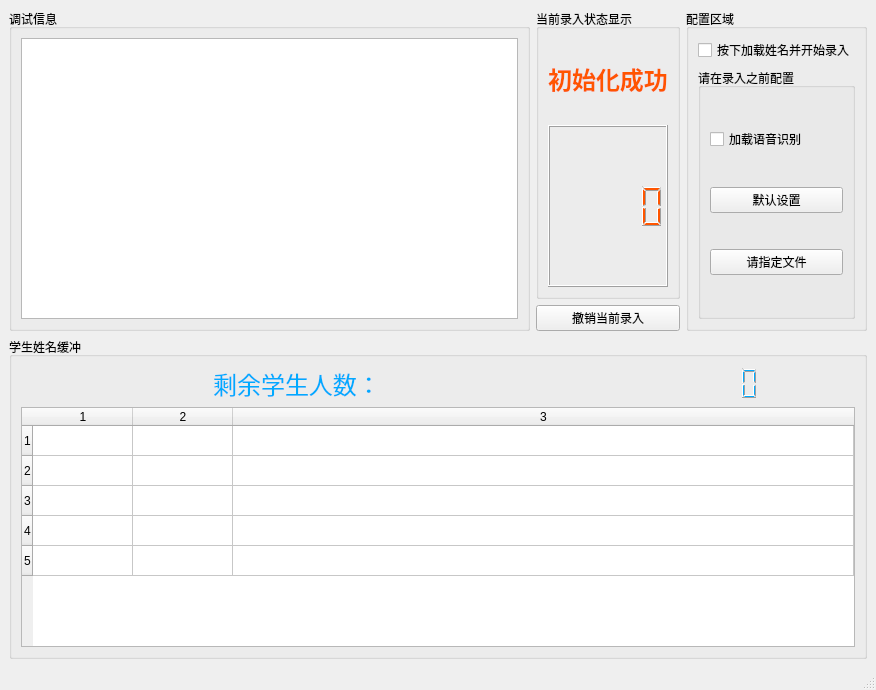
<?xml version="1.0" encoding="UTF-8"?>
<ui version="4.0">
 <class>MainWindow</class>
 <widget class="QMainWindow" name="MainWindow">
  <property name="geometry">
   <rect>
    <x>0</x>
    <y>0</y>
    <width>876</width>
    <height>690</height>
   </rect>
  </property>
  <property name="windowTitle">
   <string>成绩录入小程序</string>
  </property>
  <widget class="QWidget" name="centralwidget">
   <layout class="QGridLayout" name="gridLayout_2">
    <item row="0" column="0">
     <layout class="QHBoxLayout" name="horizontalLayout_2">
      <item>
       <widget class="QGroupBox" name="DebugBox">
        <property name="title">
         <string>调试信息</string>
        </property>
        <layout class="QGridLayout" name="gridLayout">
         <item row="0" column="0">
          <widget class="QPlainTextEdit" name="debugOutput">
           <property name="readOnly">
            <bool>true</bool>
           </property>
          </widget>
         </item>
        </layout>
       </widget>
      </item>
      <item>
       <layout class="QVBoxLayout" name="verticalLayout_3" stretch="0,0">
        <item>
         <widget class="QGroupBox" name="StudentInfoBox">
          <property name="title">
           <string>当前录入状态显示</string>
          </property>
          <layout class="QVBoxLayout" name="verticalLayout" stretch="1,2">
           <item>
            <widget class="QLabel" name="studentName">
             <property name="enabled">
              <bool>true</bool>
             </property>
             <property name="palette">
              <palette>
               <active>
                <colorrole role="WindowText">
                 <brush brushstyle="SolidPattern">
                  <color alpha="255">
                   <red>255</red>
                   <green>85</green>
                   <blue>0</blue>
                  </color>
                 </brush>
                </colorrole>
                <colorrole role="Button">
                 <brush brushstyle="SolidPattern">
                  <color alpha="255">
                   <red>0</red>
                   <green>0</green>
                   <blue>0</blue>
                  </color>
                 </brush>
                </colorrole>
                <colorrole role="Light">
                 <brush brushstyle="SolidPattern">
                  <color alpha="255">
                   <red>0</red>
                   <green>0</green>
                   <blue>0</blue>
                  </color>
                 </brush>
                </colorrole>
                <colorrole role="Midlight">
                 <brush brushstyle="SolidPattern">
                  <color alpha="255">
                   <red>0</red>
                   <green>0</green>
                   <blue>0</blue>
                  </color>
                 </brush>
                </colorrole>
                <colorrole role="Dark">
                 <brush brushstyle="SolidPattern">
                  <color alpha="255">
                   <red>0</red>
                   <green>0</green>
                   <blue>0</blue>
                  </color>
                 </brush>
                </colorrole>
                <colorrole role="Mid">
                 <brush brushstyle="SolidPattern">
                  <color alpha="255">
                   <red>0</red>
                   <green>0</green>
                   <blue>0</blue>
                  </color>
                 </brush>
                </colorrole>
                <colorrole role="Text">
                 <brush brushstyle="SolidPattern">
                  <color alpha="255">
                   <red>255</red>
                   <green>255</green>
                   <blue>255</blue>
                  </color>
                 </brush>
                </colorrole>
                <colorrole role="BrightText">
                 <brush brushstyle="SolidPattern">
                  <color alpha="255">
                   <red>255</red>
                   <green>255</green>
                   <blue>255</blue>
                  </color>
                 </brush>
                </colorrole>
                <colorrole role="ButtonText">
                 <brush brushstyle="SolidPattern">
                  <color alpha="255">
                   <red>255</red>
                   <green>255</green>
                   <blue>255</blue>
                  </color>
                 </brush>
                </colorrole>
                <colorrole role="Base">
                 <brush brushstyle="SolidPattern">
                  <color alpha="255">
                   <red>0</red>
                   <green>0</green>
                   <blue>0</blue>
                  </color>
                 </brush>
                </colorrole>
                <colorrole role="Window">
                 <brush brushstyle="SolidPattern">
                  <color alpha="255">
                   <red>0</red>
                   <green>0</green>
                   <blue>0</blue>
                  </color>
                 </brush>
                </colorrole>
                <colorrole role="Shadow">
                 <brush brushstyle="SolidPattern">
                  <color alpha="255">
                   <red>0</red>
                   <green>0</green>
                   <blue>0</blue>
                  </color>
                 </brush>
                </colorrole>
                <colorrole role="AlternateBase">
                 <brush brushstyle="SolidPattern">
                  <color alpha="255">
                   <red>0</red>
                   <green>0</green>
                   <blue>0</blue>
                  </color>
                 </brush>
                </colorrole>
                <colorrole role="ToolTipBase">
                 <brush brushstyle="SolidPattern">
                  <color alpha="255">
                   <red>255</red>
                   <green>255</green>
                   <blue>220</blue>
                  </color>
                 </brush>
                </colorrole>
                <colorrole role="ToolTipText">
                 <brush brushstyle="SolidPattern">
                  <color alpha="255">
                   <red>0</red>
                   <green>0</green>
                   <blue>0</blue>
                  </color>
                 </brush>
                </colorrole>
                <colorrole role="PlaceholderText">
                 <brush brushstyle="SolidPattern">
                  <color alpha="127">
                   <red>255</red>
                   <green>255</green>
                   <blue>255</blue>
                  </color>
                 </brush>
                </colorrole>
                <colorrole role="Accent">
                 <brush brushstyle="SolidPattern">
                  <color alpha="255">
                   <red>0</red>
                   <green>0</green>
                   <blue>0</blue>
                  </color>
                 </brush>
                </colorrole>
               </active>
               <inactive>
                <colorrole role="WindowText">
                 <brush brushstyle="SolidPattern">
                  <color alpha="255">
                   <red>255</red>
                   <green>85</green>
                   <blue>0</blue>
                  </color>
                 </brush>
                </colorrole>
                <colorrole role="Button">
                 <brush brushstyle="SolidPattern">
                  <color alpha="255">
                   <red>0</red>
                   <green>0</green>
                   <blue>0</blue>
                  </color>
                 </brush>
                </colorrole>
                <colorrole role="Light">
                 <brush brushstyle="SolidPattern">
                  <color alpha="255">
                   <red>0</red>
                   <green>0</green>
                   <blue>0</blue>
                  </color>
                 </brush>
                </colorrole>
                <colorrole role="Midlight">
                 <brush brushstyle="SolidPattern">
                  <color alpha="255">
                   <red>0</red>
                   <green>0</green>
                   <blue>0</blue>
                  </color>
                 </brush>
                </colorrole>
                <colorrole role="Dark">
                 <brush brushstyle="SolidPattern">
                  <color alpha="255">
                   <red>0</red>
                   <green>0</green>
                   <blue>0</blue>
                  </color>
                 </brush>
                </colorrole>
                <colorrole role="Mid">
                 <brush brushstyle="SolidPattern">
                  <color alpha="255">
                   <red>0</red>
                   <green>0</green>
                   <blue>0</blue>
                  </color>
                 </brush>
                </colorrole>
                <colorrole role="Text">
                 <brush brushstyle="SolidPattern">
                  <color alpha="255">
                   <red>255</red>
                   <green>255</green>
                   <blue>255</blue>
                  </color>
                 </brush>
                </colorrole>
                <colorrole role="BrightText">
                 <brush brushstyle="SolidPattern">
                  <color alpha="255">
                   <red>255</red>
                   <green>255</green>
                   <blue>255</blue>
                  </color>
                 </brush>
                </colorrole>
                <colorrole role="ButtonText">
                 <brush brushstyle="SolidPattern">
                  <color alpha="255">
                   <red>255</red>
                   <green>255</green>
                   <blue>255</blue>
                  </color>
                 </brush>
                </colorrole>
                <colorrole role="Base">
                 <brush brushstyle="SolidPattern">
                  <color alpha="255">
                   <red>0</red>
                   <green>0</green>
                   <blue>0</blue>
                  </color>
                 </brush>
                </colorrole>
                <colorrole role="Window">
                 <brush brushstyle="SolidPattern">
                  <color alpha="255">
                   <red>0</red>
                   <green>0</green>
                   <blue>0</blue>
                  </color>
                 </brush>
                </colorrole>
                <colorrole role="Shadow">
                 <brush brushstyle="SolidPattern">
                  <color alpha="255">
                   <red>0</red>
                   <green>0</green>
                   <blue>0</blue>
                  </color>
                 </brush>
                </colorrole>
                <colorrole role="AlternateBase">
                 <brush brushstyle="SolidPattern">
                  <color alpha="255">
                   <red>0</red>
                   <green>0</green>
                   <blue>0</blue>
                  </color>
                 </brush>
                </colorrole>
                <colorrole role="ToolTipBase">
                 <brush brushstyle="SolidPattern">
                  <color alpha="255">
                   <red>255</red>
                   <green>255</green>
                   <blue>220</blue>
                  </color>
                 </brush>
                </colorrole>
                <colorrole role="ToolTipText">
                 <brush brushstyle="SolidPattern">
                  <color alpha="255">
                   <red>0</red>
                   <green>0</green>
                   <blue>0</blue>
                  </color>
                 </brush>
                </colorrole>
                <colorrole role="PlaceholderText">
                 <brush brushstyle="SolidPattern">
                  <color alpha="127">
                   <red>255</red>
                   <green>255</green>
                   <blue>255</blue>
                  </color>
                 </brush>
                </colorrole>
                <colorrole role="Accent">
                 <brush brushstyle="SolidPattern">
                  <color alpha="255">
                   <red>0</red>
                   <green>0</green>
                   <blue>0</blue>
                  </color>
                 </brush>
                </colorrole>
               </inactive>
               <disabled>
                <colorrole role="WindowText">
                 <brush brushstyle="SolidPattern">
                  <color alpha="255">
                   <red>0</red>
                   <green>0</green>
                   <blue>0</blue>
                  </color>
                 </brush>
                </colorrole>
                <colorrole role="Button">
                 <brush brushstyle="SolidPattern">
                  <color alpha="255">
                   <red>0</red>
                   <green>0</green>
                   <blue>0</blue>
                  </color>
                 </brush>
                </colorrole>
                <colorrole role="Light">
                 <brush brushstyle="SolidPattern">
                  <color alpha="255">
                   <red>0</red>
                   <green>0</green>
                   <blue>0</blue>
                  </color>
                 </brush>
                </colorrole>
                <colorrole role="Midlight">
                 <brush brushstyle="SolidPattern">
                  <color alpha="255">
                   <red>0</red>
                   <green>0</green>
                   <blue>0</blue>
                  </color>
                 </brush>
                </colorrole>
                <colorrole role="Dark">
                 <brush brushstyle="SolidPattern">
                  <color alpha="255">
                   <red>0</red>
                   <green>0</green>
                   <blue>0</blue>
                  </color>
                 </brush>
                </colorrole>
                <colorrole role="Mid">
                 <brush brushstyle="SolidPattern">
                  <color alpha="255">
                   <red>0</red>
                   <green>0</green>
                   <blue>0</blue>
                  </color>
                 </brush>
                </colorrole>
                <colorrole role="Text">
                 <brush brushstyle="SolidPattern">
                  <color alpha="255">
                   <red>0</red>
                   <green>0</green>
                   <blue>0</blue>
                  </color>
                 </brush>
                </colorrole>
                <colorrole role="BrightText">
                 <brush brushstyle="SolidPattern">
                  <color alpha="255">
                   <red>255</red>
                   <green>255</green>
                   <blue>255</blue>
                  </color>
                 </brush>
                </colorrole>
                <colorrole role="ButtonText">
                 <brush brushstyle="SolidPattern">
                  <color alpha="255">
                   <red>0</red>
                   <green>0</green>
                   <blue>0</blue>
                  </color>
                 </brush>
                </colorrole>
                <colorrole role="Base">
                 <brush brushstyle="SolidPattern">
                  <color alpha="255">
                   <red>0</red>
                   <green>0</green>
                   <blue>0</blue>
                  </color>
                 </brush>
                </colorrole>
                <colorrole role="Window">
                 <brush brushstyle="SolidPattern">
                  <color alpha="255">
                   <red>0</red>
                   <green>0</green>
                   <blue>0</blue>
                  </color>
                 </brush>
                </colorrole>
                <colorrole role="Shadow">
                 <brush brushstyle="SolidPattern">
                  <color alpha="255">
                   <red>0</red>
                   <green>0</green>
                   <blue>0</blue>
                  </color>
                 </brush>
                </colorrole>
                <colorrole role="AlternateBase">
                 <brush brushstyle="SolidPattern">
                  <color alpha="255">
                   <red>0</red>
                   <green>0</green>
                   <blue>0</blue>
                  </color>
                 </brush>
                </colorrole>
                <colorrole role="ToolTipBase">
                 <brush brushstyle="SolidPattern">
                  <color alpha="255">
                   <red>255</red>
                   <green>255</green>
                   <blue>220</blue>
                  </color>
                 </brush>
                </colorrole>
                <colorrole role="ToolTipText">
                 <brush brushstyle="SolidPattern">
                  <color alpha="255">
                   <red>0</red>
                   <green>0</green>
                   <blue>0</blue>
                  </color>
                 </brush>
                </colorrole>
                <colorrole role="PlaceholderText">
                 <brush brushstyle="SolidPattern">
                  <color alpha="127">
                   <red>0</red>
                   <green>0</green>
                   <blue>0</blue>
                  </color>
                 </brush>
                </colorrole>
                <colorrole role="Accent">
                 <brush brushstyle="SolidPattern">
                  <color alpha="255">
                   <red>0</red>
                   <green>0</green>
                   <blue>0</blue>
                  </color>
                 </brush>
                </colorrole>
               </disabled>
              </palette>
             </property>
             <property name="font">
              <font>
               <pointsize>18</pointsize>
               <bold>true</bold>
              </font>
             </property>
             <property name="mouseTracking">
              <bool>true</bool>
             </property>
             <property name="tabletTracking">
              <bool>false</bool>
             </property>
             <property name="autoFillBackground">
              <bool>false</bool>
             </property>
             <property name="text">
              <string>初始化成功</string>
             </property>
             <property name="textFormat">
              <enum>Qt::TextFormat::PlainText</enum>
             </property>
             <property name="scaledContents">
              <bool>false</bool>
             </property>
             <property name="alignment">
              <set>Qt::AlignmentFlag::AlignCenter</set>
             </property>
             <property name="wordWrap">
              <bool>false</bool>
             </property>
            </widget>
           </item>
           <item>
            <widget class="QLCDNumber" name="studentScore">
             <property name="palette">
              <palette>
               <active>
                <colorrole role="WindowText">
                 <brush brushstyle="SolidPattern">
                  <color alpha="255">
                   <red>255</red>
                   <green>85</green>
                   <blue>0</blue>
                  </color>
                 </brush>
                </colorrole>
               </active>
               <inactive>
                <colorrole role="WindowText">
                 <brush brushstyle="SolidPattern">
                  <color alpha="255">
                   <red>255</red>
                   <green>85</green>
                   <blue>0</blue>
                  </color>
                 </brush>
                </colorrole>
               </inactive>
               <disabled/>
              </palette>
             </property>
            </widget>
           </item>
          </layout>
         </widget>
        </item>
        <item>
         <widget class="QPushButton" name="cancelInput">
          <property name="text">
           <string>撤销当前录入</string>
          </property>
         </widget>
        </item>
       </layout>
      </item>
      <item>
       <widget class="QGroupBox" name="groupBox_2">
        <property name="title">
         <string>配置区域</string>
        </property>
        <layout class="QGridLayout" name="gridLayout_5">
         <item row="1" column="0">
          <widget class="QGroupBox" name="groupBox">
           <property name="title">
            <string>请在录入之前配置</string>
           </property>
           <layout class="QGridLayout" name="gridLayout_4">
            <item row="0" column="0">
             <widget class="QCheckBox" name="speech_recognition">
              <property name="text">
               <string>加载语音识别</string>
              </property>
             </widget>
            </item>
            <item row="1" column="0">
             <widget class="QPushButton" name="default_settings">
              <property name="text">
               <string>默认设置</string>
              </property>
             </widget>
            </item>
            <item row="2" column="0">
             <widget class="QPushButton" name="fileChooseFinal">
              <property name="text">
               <string>请指定文件</string>
              </property>
             </widget>
            </item>
           </layout>
          </widget>
         </item>
         <item row="0" column="0">
          <widget class="QCheckBox" name="pressedToStart">
           <property name="text">
            <string>按下加载姓名并开始录入</string>
           </property>
          </widget>
         </item>
        </layout>
       </widget>
      </item>
     </layout>
    </item>
    <item row="1" column="0">
     <widget class="QGroupBox" name="groupBox_3">
      <property name="title">
       <string>学生姓名缓冲</string>
      </property>
      <layout class="QGridLayout" name="gridLayout_6">
       <item row="0" column="0">
        <layout class="QVBoxLayout" name="verticalLayout_2">
         <item>
          <layout class="QHBoxLayout" name="horizontalLayout" stretch="2,1">
           <item>
            <widget class="QLabel" name="label">
             <property name="palette">
              <palette>
               <active>
                <colorrole role="WindowText">
                 <brush brushstyle="SolidPattern">
                  <color alpha="255">
                   <red>0</red>
                   <green>170</green>
                   <blue>255</blue>
                  </color>
                 </brush>
                </colorrole>
               </active>
               <inactive>
                <colorrole role="WindowText">
                 <brush brushstyle="SolidPattern">
                  <color alpha="255">
                   <red>0</red>
                   <green>170</green>
                   <blue>255</blue>
                  </color>
                 </brush>
                </colorrole>
               </inactive>
               <disabled/>
              </palette>
             </property>
             <property name="font">
              <font>
               <pointsize>18</pointsize>
              </font>
             </property>
             <property name="contextMenuPolicy">
              <enum>Qt::ContextMenuPolicy::NoContextMenu</enum>
             </property>
             <property name="text">
              <string>剩余学生人数：</string>
             </property>
             <property name="alignment">
              <set>Qt::AlignmentFlag::AlignCenter</set>
             </property>
             <property name="wordWrap">
              <bool>false</bool>
             </property>
            </widget>
           </item>
           <item>
            <widget class="QLCDNumber" name="leftNumbers">
             <property name="palette">
              <palette>
               <active>
                <colorrole role="WindowText">
                 <brush brushstyle="SolidPattern">
                  <color alpha="255">
                   <red>0</red>
                   <green>170</green>
                   <blue>255</blue>
                  </color>
                 </brush>
                </colorrole>
               </active>
               <inactive>
                <colorrole role="WindowText">
                 <brush brushstyle="SolidPattern">
                  <color alpha="255">
                   <red>0</red>
                   <green>170</green>
                   <blue>255</blue>
                  </color>
                 </brush>
                </colorrole>
               </inactive>
               <disabled/>
              </palette>
             </property>
             <property name="frameShape">
              <enum>QFrame::Shape::NoFrame</enum>
             </property>
            </widget>
           </item>
          </layout>
         </item>
         <item>
          <widget class="QTableWidget" name="nameWidget">
           <property name="autoScroll">
            <bool>true</bool>
           </property>
           <property name="showGrid">
            <bool>true</bool>
           </property>
           <property name="sortingEnabled">
            <bool>false</bool>
           </property>
           <property name="rowCount">
            <number>5</number>
           </property>
           <property name="columnCount">
            <number>3</number>
           </property>
           <attribute name="horizontalHeaderVisible">
            <bool>true</bool>
           </attribute>
           <attribute name="horizontalHeaderCascadingSectionResizes">
            <bool>false</bool>
           </attribute>
           <attribute name="horizontalHeaderStretchLastSection">
            <bool>true</bool>
           </attribute>
           <attribute name="verticalHeaderVisible">
            <bool>true</bool>
           </attribute>
           <row/>
           <row/>
           <row/>
           <row/>
           <row/>
           <column/>
           <column/>
           <column/>
          </widget>
         </item>
        </layout>
       </item>
      </layout>
     </widget>
    </item>
   </layout>
  </widget>
  <widget class="QMenuBar" name="menubar">
   <property name="geometry">
    <rect>
     <x>0</x>
     <y>0</y>
     <width>876</width>
     <height>33</height>
    </rect>
   </property>
  </widget>
  <widget class="QStatusBar" name="statusbar"/>
 </widget>
 <resources/>
 <connections/>
</ui>
